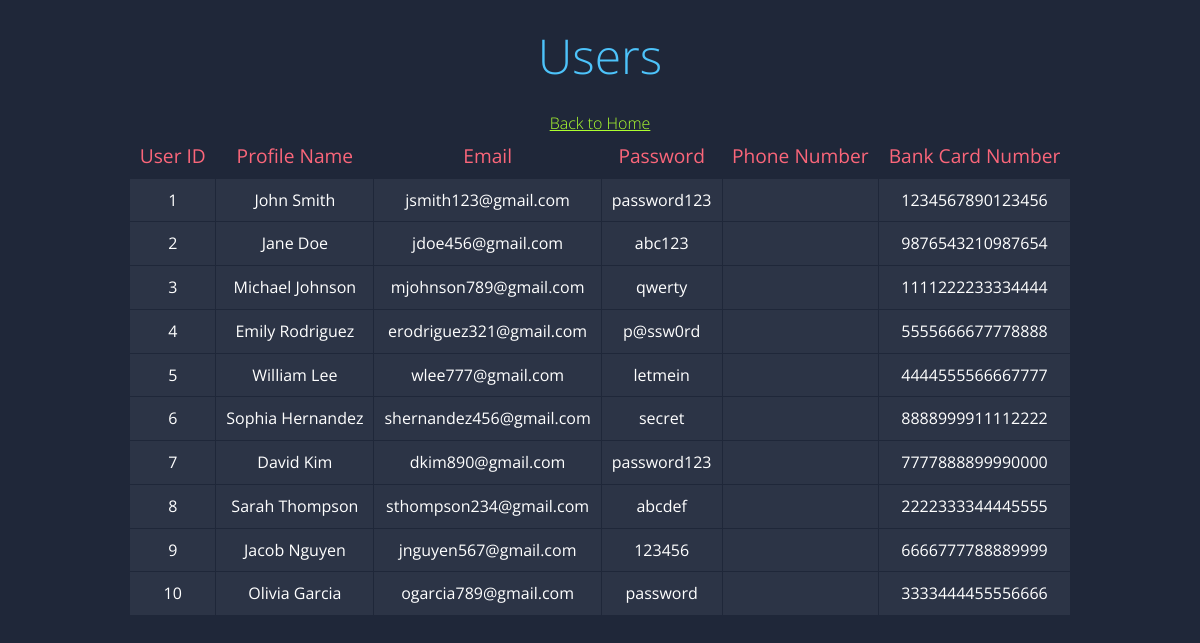
Screenshot of /user.php with the database file from the repository.
### tables this page shows
CREATE TABLE User (
  User_ID INT NOT NULL PRIMARY KEY AUTO_INCREMENT,
  Profile_Name VARCHAR(30) , 
  email VARCHAR(60) NOT NULL UNIQUE, 
  password VARCHAR(50) NOT NULL,
  phone varchar(30),
  BankCard_Number VARCHAR(16) UNIQUE
);

### user.php (the view, shortened to what this page needs)
<!DOCTYPE html>
<html>
<head>
	<link rel="stylesheet" href="styles.css">
</head>
<body>
	<div class="container">
		<h1>Users</h1>
    <a href="home.html">Back to Home</a>
    <?php
    $servername = "cssql.seattleu.edu";
    $username = "bd_rwidjaja1";
    $password = "3300rwidjaja1-Bvkw";
    $dbname = "bd_rwidjaja1";
    $conn = mysqli_connect($servername, $username, $password, $dbname);
    $sql = "SELECT * FROM User";
    $result = mysqli_query($conn, $sql);
    if (mysqli_num_rows($result) > 0) {
      echo '<table>';
      echo '<tr><th>User ID</th><th>Profile Name</th><th>Email</th><th>Password</th><th>Phone Number</th><th>Bank Card Number</th></tr>';
      while($row = mysqli_fetch_assoc($result)) {
        echo '<tr><td>' . $row["User_ID"]. '</td><td>' . $row["Profile_Name"]. '</td><td>' . $row["email"] . '</td><td>' . $row["password"]. '</td><td>' . $row["phone"]. '</td><td>' . $row["BankCard_Number"] . '</td></tr>';
      }
      echo '</table>';
    } else {
      echo "0 results";
    }
    ?>
	</div>
</body>
</html>

### styles.css (style rules this page uses)
a { color:greenyellow }
body { font-family: 'Open Sans', sans-serif; font-weight: 300; line-height: 1.42em; color:#A7A1AE; background-color:#1F2739; }
h1 { font-size:3em; font-weight: 300; line-height:1em; text-align: center; color: #4DC3FA; }
table { margin: 0 auto; border-collapse: collapse; }
.container { margin: 0 auto; text-align: center; }
.container th { background-color: #1F2739; color: #FB667A; font-weight: normal; font-size: 1.2em; padding: 10px; }
.container td { background-color: #2C3446; color: #fff; font-weight: normal; font-size: 1em; padding: 10px; border: 1px solid #1F2739; }

### rows the page displays
user: User_ID "1", Profile_Name "John Smith", email "jsmith123@gmail.com", password "password123", BankCard_Number "1234567890123456"
user: User_ID "2", Profile_Name "Jane Doe", email "jdoe456@gmail.com", password "abc123", BankCard_Number "9876543210987654"
user: User_ID "3", Profile_Name "Michael Johnson", email "mjohnson789@gmail.com", password "qwerty", BankCard_Number "1111222233334444"
user: User_ID "4", Profile_Name "Emily Rodriguez", email "erodriguez321@gmail.com", password "p@ssw0rd", BankCard_Number "5555666677778888"
user: User_ID "5", Profile_Name "William Lee", email "wlee777@gmail.com", password "letmein", BankCard_Number "4444555566667777"
user: User_ID "6", Profile_Name "Sophia Hernandez", email "shernandez456@gmail.com", password "secret", BankCard_Number "8888999911112222"
user: User_ID "7", Profile_Name "David Kim", email "dkim890@gmail.com", password "password123", BankCard_Number "7777888899990000"
user: User_ID "8", Profile_Name "Sarah Thompson", email "sthompson234@gmail.com", password "abcdef", BankCard_Number "2222333344445555"
user: User_ID "9", Profile_Name "Jacob Nguyen", email "jnguyen567@gmail.com", password "123456", BankCard_Number "6666777788889999"
user: User_ID "10", Profile_Name "Olivia Garcia", email "ogarcia789@gmail.com", password "password", BankCard_Number "3333444455556666"
